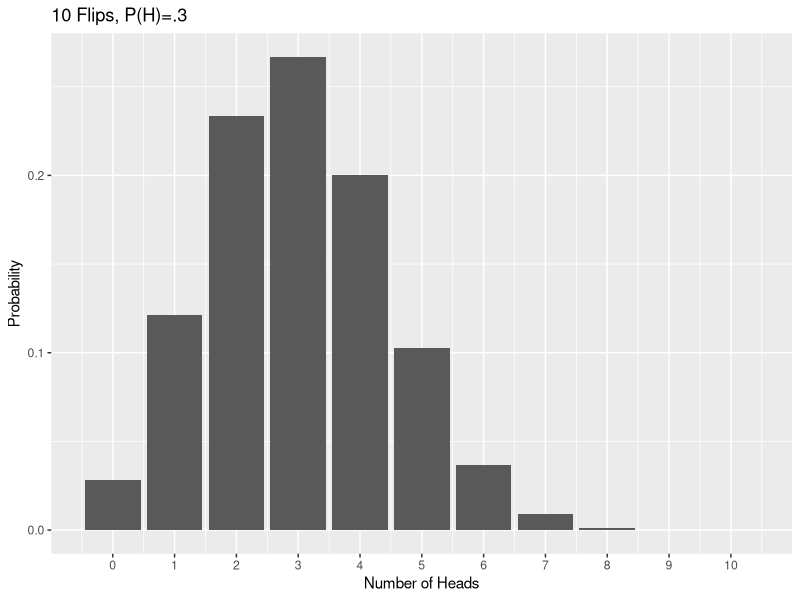
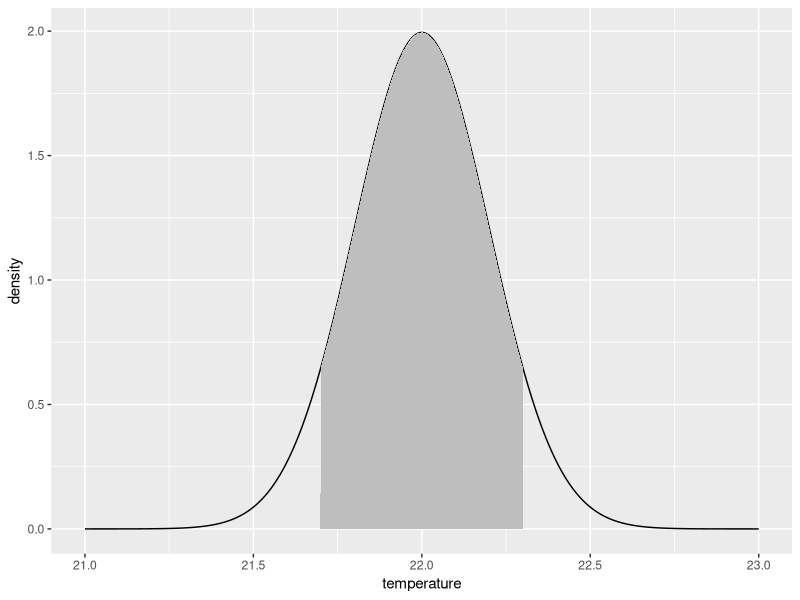
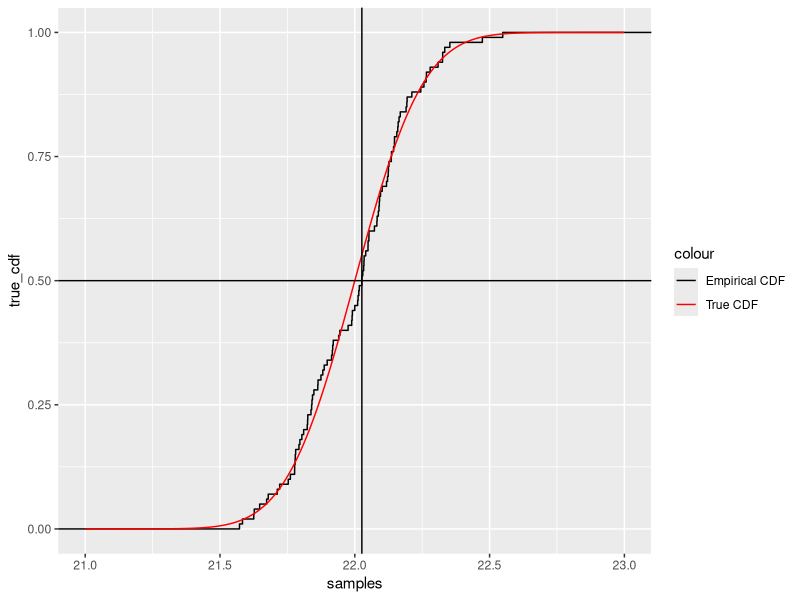
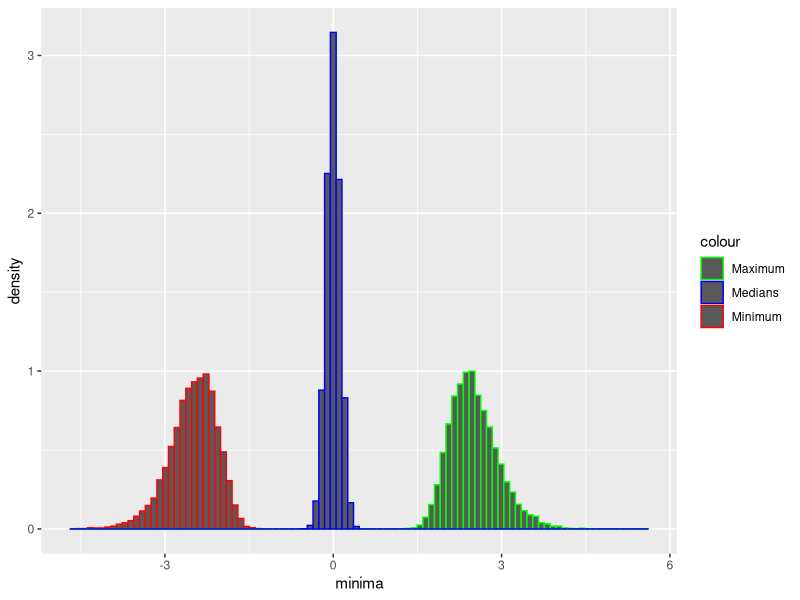
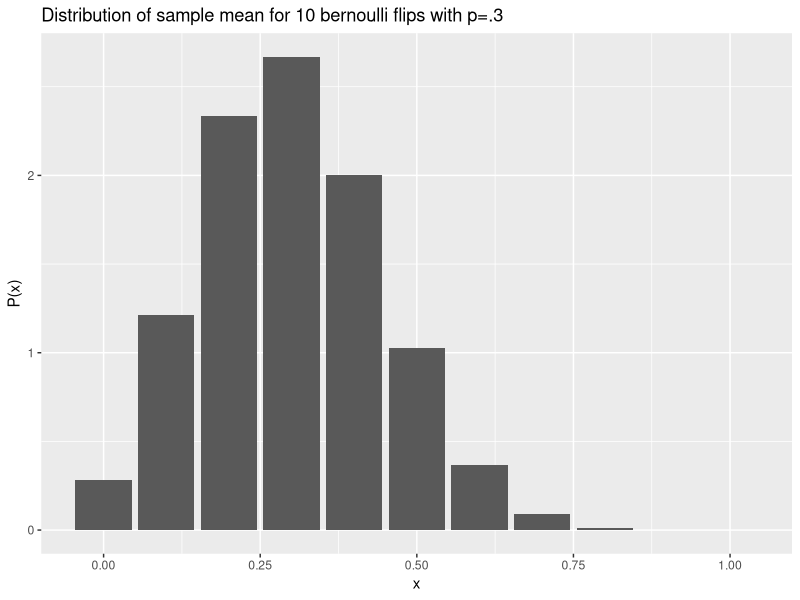
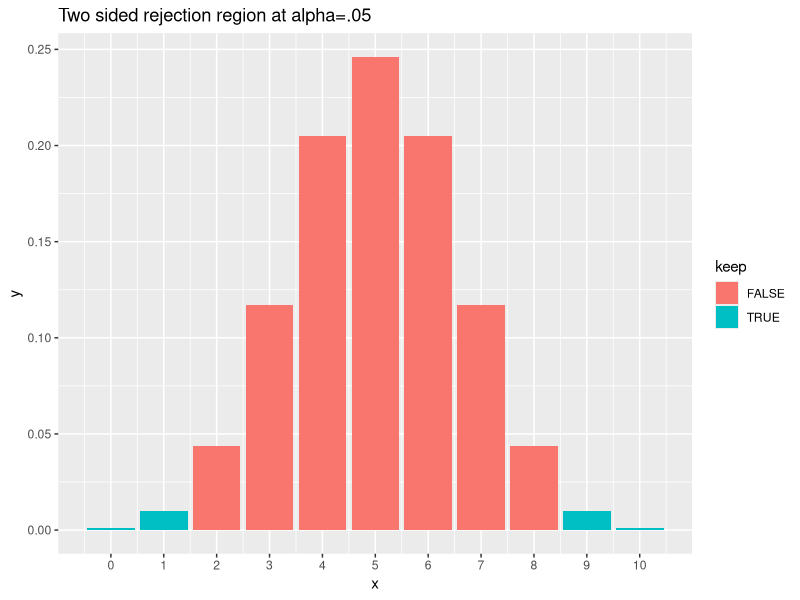
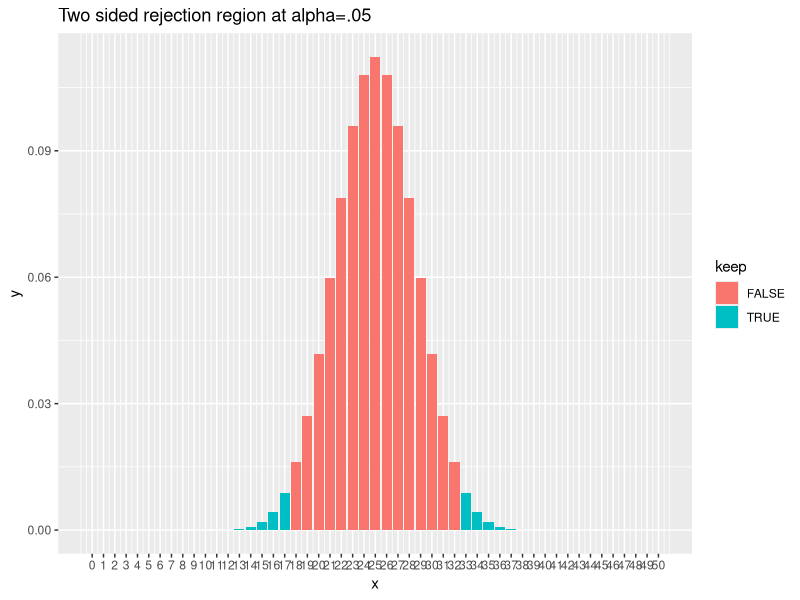
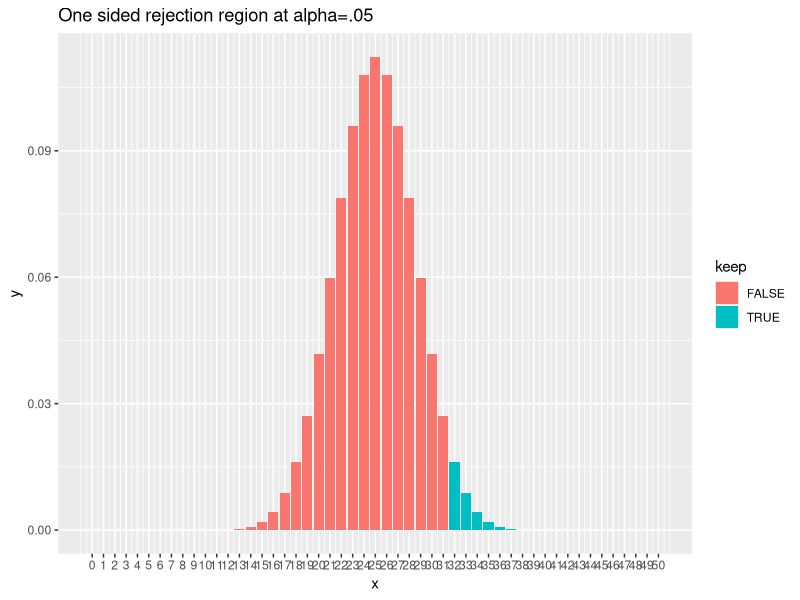

Source code (R) for these figures, in order:
## ---- chunk 1
library(tidyverse)
library(glue)
# library(reticulate)
# use_python("/home/jet08013/anaconda3/bin/python")
## ---- chunk 2
library(ggplot2)
x <- dbinom(seq(0, 10), 10, .3)
ggplot() +
    geom_bar(aes(x = seq(0, 10), y = x), stat = "identity") +
    scale_x_continuous(breaks = seq(0, 10)) +
    xlab("Number of Heads") +
    ylab("Probability") +
    ggtitle("10 Flips, P(H)=.3")
## ---- chunk 3
library(tidyverse)
## ---- chunk 4
temperature <- seq(21, 23, .001)
density <- dnorm(temperature, 22, .2)
p <- pnorm(22.3, 22, .2) - pnorm(21.7, 22, .2)
ggplot() +
    geom_line(aes(x = temperature, y = density)) +
    geom_ribbon(aes(x = temperature, ymin = 0, ymax = if_else(temperature >= 21.7 & temperature <= 22.3, density, 0)), fill = "gray")
## ---- chunk 5
samples <- rnorm(100, 22, .2)
true_cdf <- pnorm(temperature, 22, .2)
ggplot() +
    stat_ecdf(aes(x = samples, color = "Empirical CDF")) +
    geom_line(aes(x = temperature, y = true_cdf, color = "True CDF")) +
    scale_color_manual(values = c("Empirical CDF" = "black", "True CDF" = "red")) +
    geom_hline(yintercept = .5) +
    geom_vline(xintercept = median(samples))
## ---- chunk 6
samples <- rnorm(10, mean = 0, sd = 1)

densityfn <- dnorm(1, mean = 0, sd = 1)
cdf <- pnorm(1, mean = 0, sd = 1)
quant <- qnorm(.05, mean = 0, sd = 1)
cat("samples: ", samples, "\n")
cat("Density=", densityfn, " CDF value=", cdf, " Quantile=", quant)
## ---- chunk 7
minima <- replicate(10000, min(rnorm(100, 0, 1)))
maxima <- replicate(10000, max(rnorm(100, 0, 1)))
medians <- replicate(10000, median(rnorm(100, 0, 1)))
ggplot() +
    geom_histogram(aes(x = minima, y = after_stat(density), color = "Minimum"), bins = 100) +
    geom_histogram(aes(x = maxima, y = after_stat(density), color = "Maximum"), bins = 100) +
    geom_histogram(aes(x = medians, y = after_stat(density), color = "Medians"), bins = 100) +
    scale_color_manual(values = c("Minimum" = "red", "Maximum" = "green", "Medians" = "blue"))
## ---- chunk 8
p <- dbinom(seq(0, 10), 10, .3)
ggplot() +
    geom_bar(aes(x = seq(0, 1, 1 / 10), y = 10 * p), stat = "identity") +
    xlab("x") +
    ylab("P(x)") +
    ggtitle("Distribution of sample mean for 10 bernoulli flips with p=.3")
## ---- chunk 9
library(ggplot2)
# two-sided
rejection2 <- function(n,d=10) {
    results <- data.frame(
            x=seq(0,n),
            y=dbinom(seq(0,n),n,.5),
            keep=sapply(seq(0,n),
                function(x) 
                    (x<qbinom(.025,n,.5)) | (x>qbinom(.975,n,.5))))
    ggplot(
        data=results,aes(x=x,y=y,fill=keep))+ 
        geom_bar(stat="identity")+
        scale_x_continuous(breaks=seq(0,n,d))+
        ggtitle("Two sided rejection region at alpha=.05")
    
}
## ---- chunk 10
rejection1 <-function(n,d=10) {
    results <- data.frame(
        x=seq(0,n),
        y=dbinom(seq(0,n),n,.5),
        keep=sapply(seq(0,n),function(x) (x>qbinom(.95,n,.5))))
    ggplot(data=results,aes(x=x,y=y,fill=keep))+
    geom_bar(stat="identity")+
    scale_x_continuous(breaks=seq(0,n,d))+
    ggtitle("One sided rejection region at alpha=.05")
}
## ---- chunk 11
rejection2(10, 1)

## ---- chunk 12
rejection2(50, 1)
## ---- chunk 13
rejection1(50, 1)
## ---- chunk 14
compare <- function(n, p = .5) {
    results <- data.frame(x = seq(0, n), y = dbinom(seq(0, n), n, p), z = dnorm(seq(0, n), mean = p * n, sd = sqrt(n * p * (1 - p))))
    ggplot(data = results) +
        geom_bar(aes(x = x, y = y), stat = "identity", fill = "lightgreen") +
        geom_line(aes(x = x, y = z), color = "red", size = 2) +
        ggtitle(glue("Normal Approximation to the binomial with n={n} and p={p}"))
}
compare(100, .3)
## ---- chunk 15
# look at the probability density for this case
probs <- dbinom(seq(0, 20), 20, .5)
# The qbinom function tells us the threshold
rejection <- qbinom(.95, 20, .5)
# We check this by comparing the probability of $15-20$ vs $14-20$ heads:
sum(probs[16:21]) # remember probs[i] is the chance of i-1 heads
sum(probs[15:21])
# The chance of $15-20$ heads is greater than $.05$.
## ---- chunk 16
probs6 <- dbinom(seq(0, 20), 20, .6)
sum(probs6[1:15])
## ---- chunk 17
probs8 <- dbinom(seq(0, 20), 20, .8)
sum(probs8[1:15])
## ---- chunk 18
rejection <- qbinom(.95, 100, .5)
probs6 <- dbinom(seq(0, 100), 100, .6)
sum(probs6[1:rejection])
## ---- chunk 19
simulated <- rbinom(10000, 4600, .224)
sum(simulated >= 1133)
